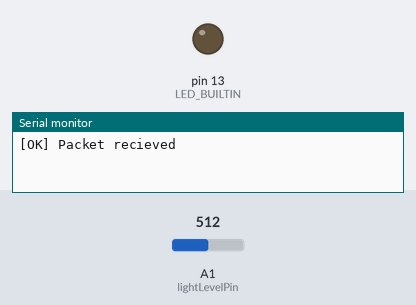
Recording of a sketch running on a simulated Arduino Nano, built with avr-gcc and run on an emulated ATmega328P. Parts: output pins drawn as LEDs (lit = HIGH), the last lines printed to the serial monitor. The inputs (shaded band) are chosen by the test bench; at power-on: A1 (lightLevelPin) = 512. No radio packets arrive unless stated.

Above: at 1.2 s.
1.3 s: A1 (lightLevelPin) set to 890
At 1.45 s:
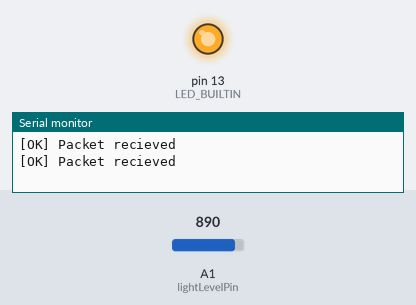
Timing chart, 0 to 4.3 s (numbered marks = the images above; inputs shaded):
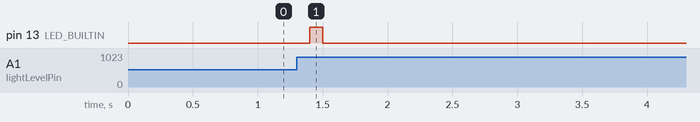

Measured:
- after the input at 1.3 s, pin 13 (LED_BUILTIN): LOW → HIGH after 0.10 s, → LOW 0.10 s later

The sketch:

NRF24L01TransmitterV2.ino
```cpp
#include <SPI.h>
#include <nRF24L01.h>
#include <RF24.h>

// https://forum.arduino.cc/t/simple-nrf24l01-2-4ghz-transceiver-demo/405123
RF24 radio(9, 8);  // CE, CSN pins
const int lightLevelPin = A1;

const int brightnessThreshold = 880;  // 0 - 1023 brightness threshold
const int packetSendDelay = 60 * 1000;  // 60 seconds (60 * 1000)

const byte address[5] = {'a', 'b', 'c', 'd', 'e'};  // The reciever will ignore all other messages without this address
const byte channel = 76;  // The presice frequency the ransmitter transmits on the 2.4Ghz band

String stringData;
String lastStringData;
unsigned int packetCheckNoRecieved;
unsigned int differentLightSignalNoRecieved;
unsigned long lastPacketTime;
bool recieved;

void setup() {
  Serial.begin(9600);
  while (!Serial) {
    // Wait until Serial is avalible
  }

  pinMode(lightLevelPin, INPUT);
  pinMode(LED_BUILTIN, OUTPUT);

  radio.begin();
  radio.openWritingPipe(address);
  radio.setPALevel(RF24_PA_HIGH);  // Set power level
  radio.setChannel(channel);  // Set a specific channel
  radio.setDataRate(RF24_1MBPS);
  radio.setPayloadSize(4);  // Only sending 4 characters
  radio.setRetries(2, 3);  // In the form of delay, count
  radio.stopListening();  // Start transmitting
}

void loop() {
  int lightLevel = analogRead(lightLevelPin);
  // Light level greater than threshold, oh no
  if (lightLevel >= brightnessThreshold) {
    stringData = "1111";  // 1111 means it is ok
    delay(100);
  } else {
    stringData = "0000";  // Not ok signal
  }

  bool packetCheck = millis() - lastPacketTime > packetSendDelay;
  bool differentLightSignal = lastStringData != stringData;
  if (packetCheck || differentLightSignal) {
    const char* dataToSend = stringData.c_str();  // Convert to char array

    recieved = radio.write(dataToSend, strlen(dataToSend));  // Transmit message
    digitalWrite(LED_BUILTIN, HIGH);
    lastPacketTime = millis();  // Set the last packet time to current
    if (recieved) {
      Serial.println("[OK] Packet recieved");
      packetCheckNoRecieved = 0;
      differentLightSignalNoRecieved = 0;
    } else {
      Serial.println("[ALERT] Packet not recieved");
      if (packetCheck) packetCheckNoRecieved++;
      if (differentLightSignal) differentLightSignalNoRecieved++;
    }

    if (packetCheckNoRecieved >= 3)
      Serial.println("[MAJOR ALERT] Packet has not been recieved for 3 times (3 mins).");

    if (differentLightSignalNoRecieved >= 3)
      Serial.println("[MAJOR ALERT] Packet has not been recieved for 3 times with changing light signals!");
  } else {
    digitalWrite(LED_BUILTIN, LOW);
  }

  lastStringData = stringData;
}
```
